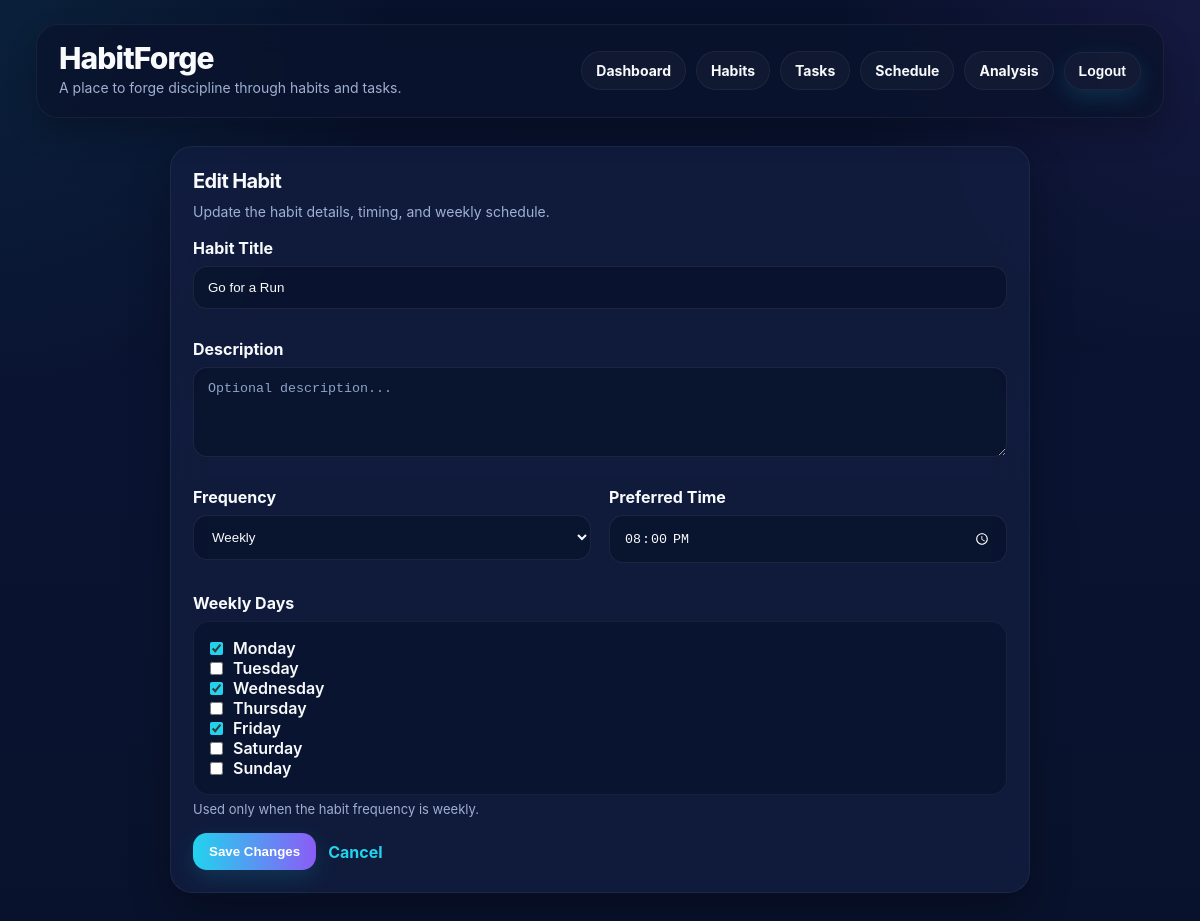
Screenshot of /habits/12/edit/ (signed in) with the database file from the repository.
### habits/models.py (models this page shows, shortened)
class Habit(models.Model):
    FREQUENCY_CHOICES = [
        ('daily', 'Daily'),
        ('weekly', 'Weekly'),
    ]
    owner = models.ForeignKey(
        settings.AUTH_USER_MODEL,
        on_delete=models.CASCADE,
        related_name='habits'
    )
    title = models.CharField(max_length=200)
    description = models.TextField(blank=True)
    frequency = models.CharField(max_length=20, choices=FREQUENCY_CHOICES, default='daily')
    preferred_time = models.TimeField(null=True, blank=True)
    weekly_days = models.CharField(max_length=20, blank=True)
    is_active = models.BooleanField(default=True)
    created_at = models.DateTimeField(auto_now_add=True)

### habits/views.py (the view)
# urls.py: path('<int:habit_id>/edit/', views.edit_habit, name='edit_habit'),
@login_required
def edit_habit(request, habit_id):
    habit = get_object_or_404(Habit, id=habit_id, owner=request.user)
    if request.method == 'POST':
        form = HabitForm(request.POST, instance=habit)
        if form.is_valid():
            form.save()
            messages.success(request, f'Habit "{habit.title}" updated.')
            return redirect('habit_list')
    else:
        form = HabitForm(instance=habit)
    return render(request, 'habits/edit_habit.html', {
        'form': form,
        'habit': habit,
    })

### habits/forms.py (shortened to what this page needs)
class HabitForm(forms.ModelForm):
    WEEKDAY_CHOICES = [
        ('0', 'Monday'),
        ('1', 'Tuesday'),
        ('2', 'Wednesday'),
        ('3', 'Thursday'),
        ('4', 'Friday'),
        ('5', 'Saturday'),
        ('6', 'Sunday'),
    ]
    weekly_days = forms.MultipleChoiceField(
        choices=WEEKDAY_CHOICES,
        required=False,
        widget=forms.CheckboxSelectMultiple
    )
    class Meta:
        model = Habit
        fields = ['title', 'description', 'frequency', 'preferred_time', 'weekly_days']
        widgets = {
            'title': forms.TextInput(attrs={
                'placeholder': 'Habit title...',
            }),
            'description': forms.Textarea(attrs={
                'rows': 2,
                'placeholder': 'Optional description...',
            }),
            'frequency': forms.Select(),
            'preferred_time': forms.TimeInput(attrs={
                'type': 'time',
            }),
        }
    def __init__(self, *args, **kwargs):
        super().__init__(*args, **kwargs)
        if self.instance and self.instance.pk and self.instance.weekly_days:
            self.initial['weekly_days'] = self.instance.weekly_days.split(',')

### templates/habits/edit_habit.html (shortened to what this page needs)
{% extends 'base.html' %}
{% block content %}
<div class="page-card form-shell">
    <h2>Edit Habit</h2>
    <p class="section-subtext">Update the habit details, timing, and weekly schedule.</p>
    <form method="post">
        <div class="form-grid">
            <div class="form-group full">
                <label for="{{ form.title.id_for_label }}">Habit Title</label>
                {{ form.title }}
            </div>
            <div class="form-group full">
                <label for="{{ form.description.id_for_label }}">Description</label>
                {{ form.description }}
            </div>
            <div class="form-group">
                <label for="{{ form.frequency.id_for_label }}">Frequency</label>
                {{ form.frequency }}
            </div>
            <div class="form-group">
                <label for="{{ form.preferred_time.id_for_label }}">Preferred Time</label>
                {{ form.preferred_time }}
            </div>
            <div class="form-group full">
                <label>Weekly Days</label>
                <div class="checkbox-panel">
                    {{ form.weekly_days }}
                </div>
                <div class="form-note">Used only when the habit frequency is weekly.</div>
            </div>
        </div>
        <div class="form-actions">
            <button type="submit">Save Changes</button>
            <a href="{% url 'habit_list' %}" class="link-btn">Cancel</a>
        </div>
    </form>
</div>
{% endblock %}

### templates/base.html (style rules this page uses)
:root { --bg-main: #071029; --bg-secondary: #0b1736; --card-bg: rgba(18, 30, 64, 0.78); --card-border: rgba(255, 255, 255, 0.06); --text-main: #f8fafc; --text-soft: #9fb0d3; --accent: #22d3ee; --accent-2: #8b5cf6; --success: #22c55e; --danger: #ef4444; --warning: #f59e0b; --shadow: 0 18px 40px rgba(0, 0, 0, 0.28); --radius-lg: 22px; --radius-md: 14px; --radius-sm: 10px; }
* { box-sizing: border-box; }
html { scroll-behavior: smooth; }
body { margin: 0; color: var(--text-main); font-family: Inter, Arial, sans-serif; background: radial-gradient(circle at top left, rgba(34, 211, 238, 0.08), transparent 26%), radial-gradient(circle at top right, rgba(139, 92, 246, 0.10), transparent 24%), linear-gradient(180deg, #08112b 0%, #0a1432 45%, #09122c 100%); min-height: 100vh; animation: fadeInBody 0.25s ease; }
.card, .page-card { background: var(--card-bg); border: 1px solid var(--card-border); border-radius: var(--radius-lg); backdrop-filter: blur(14px); box-shadow: var(--shadow); padding: 22px; transition: transform 0.18s ease, box-shadow 0.18s ease, border-color 0.18s ease; }
h1, h2, h3, h4 { margin: 0 0 8px 0; letter-spacing: -0.03em; }
h2 { font-size: 20px; }
p { margin: 0; line-height: 1.55; }
.section-subtext { color: var(--text-soft); margin-top: 4px; margin-bottom: 16px; font-size: 14px; }
form { margin: 0; }
label { display: block; margin-bottom: 8px; font-weight: 700; color: var(--text-main); }
input, textarea, select { width: 100%; background: rgba(8, 18, 44, 0.78); color: var(--text-main); border: 1px solid rgba(255, 255, 255, 0.08); border-radius: 14px; padding: 13px 14px; margin-bottom: 12px; outline: none; transition: border-color 0.15s ease, box-shadow 0.15s ease, transform 0.15s ease; }
input[type="date"], input[type="time"] { color-scheme: dark; min-height: 48px; }
input::placeholder, textarea::placeholder { color: #8fa3c7; opacity: 1; }
select { cursor: pointer; }
textarea { resize: vertical; min-height: 90px; }
button { appearance: none; border: none; border-radius: 14px; padding: 11px 16px; font-weight: 800; color: white; background: linear-gradient(90deg, var(--accent), var(--accent-2)); cursor: pointer; transition: transform 0.16s ease, opacity 0.16s ease, box-shadow 0.16s ease; box-shadow: 0 8px 22px rgba(34, 211, 238, 0.15); }
.link-btn { color: var(--accent); font-weight: 700; text-decoration: none; }

### templates/habits/edit_habit.html (style rules this page uses)
.form-shell { max-width: 860px; margin: 0 auto; }
.form-grid { display: grid; grid-template-columns: 1fr 1fr; gap: 18px; }
.form-group { display: flex; flex-direction: column; }
.form-group.full { grid-column: 1 / -1; }
.form-note { margin-top: 6px; color: var(--text-soft); font-size: 13px; }
.checkbox-panel { background: rgba(8, 18, 44, 0.72); border: 1px solid rgba(255,255,255,0.06); border-radius: 16px; padding: 16px; }
.checkbox-panel label { display: flex; align-items: center; gap: 10px; font-weight: 600; margin: 0; }
.checkbox-panel input[type="checkbox"] { width: auto; margin: 0; accent-color: #22d3ee; }
.form-actions { display: flex; gap: 12px; align-items: center; margin-top: 16px; flex-wrap: wrap; }

### rows the page displays
Habit: title "Go for a Run", frequency "Weekly", preferred_time "20:00:00", weekly_days "☑ ☐ ☑ ☐ ☑ ☐ ☐"
